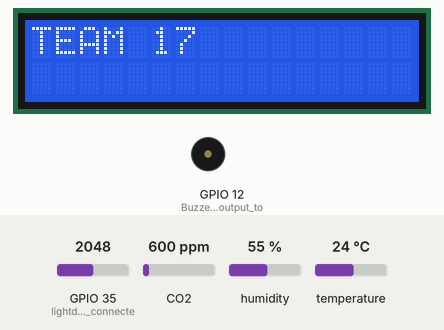
Bench run of a sketch on a simulated ESP32. On the bench: 16×2 character LCD, buzzer (waves = sounding, pin HIGH). The inputs (shaded band) are chosen by the test bench; at power-on: temperature 24 °C, humidity 55 %, GPIO 35 (lightdiode_bpw34_connecte) = 2048, CO2 600 ppm. WiFi joins after 1.5 s; servers stay silent unless stated; what the sketch prints to the serial monitor is not drawn.

Above: at 3.7 s.
3.8 s: temperature set to 12 °C
At 11.4 s:
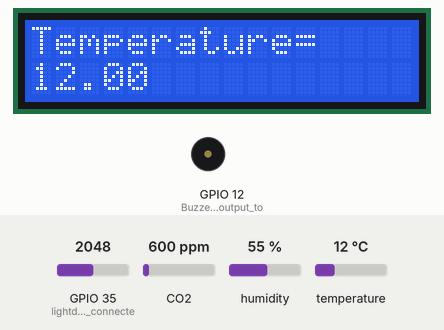
11.5 s: humidity set to 22 %
At 15.0 s:
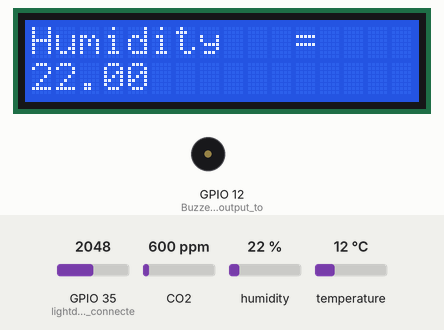
18.6 s: GPIO 35 (lightdiode_bpw34_connecte) set to 1960
At 21.3 s:
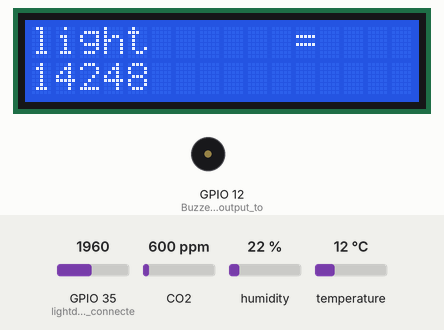
25.6 s: humidity set to 40 %
At 32.9 s:
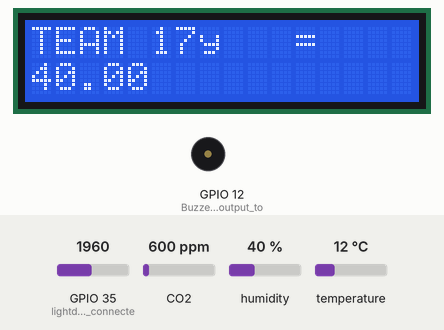
33.2 s: temperature set to 19 °C
At 41.1 s:
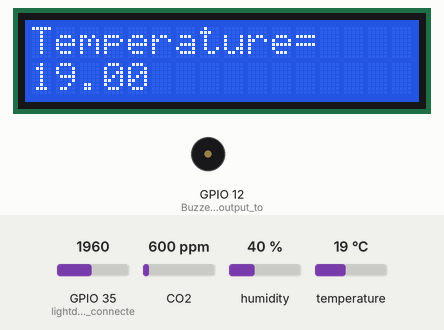
Timing chart, 0 to 41.9 s (numbered marks = the images above; inputs shaded):
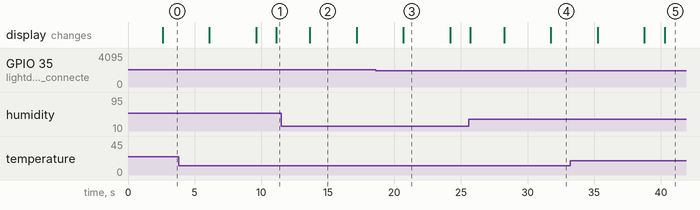

Measured:
- what the display in image 2 shows lasts 3.5 s, from 13.7 s to 17.2 s

The sketch:

WeatherScope.ino
```cpp
#include "MQ135.h"
#include "DHT.h"
#include <WiFi.h>
#include <Wire.h>
#include <LiquidCrystal_I2C.h>
#include <Adafruit_Sensor.h>
#include "ThingSpeak.h"

/*Initializing variables to be used to read from the sesnors*/
int air_quality;
float Temperature;
float Humidity;

/*Defining SSID and Password to connect to the WIFI Network*/
const char* ssid     = "1237";
const char* password = "OuR00m@1237";
WiFiServer server(80); // Set web server port number to 80
WiFiClient client;

//-----ThingSpeak channel details
unsigned long myChannelNumber = 1; //Channel Number
const char * myWriteAPIKey = "0OTS166T048W4COX"; // Channel API Keys

/*pin used for the lcd module display*/
#define SDAPin 21
#define SCLPin 22
// set LCD address, number of columns and rows
LiquidCrystal_I2C lcd(0x27, 16, 2);

/*defining to initialize the DHT-22 sensor*/
#define DHTTYPE DHT11   // DHT 11
uint8_t DHTPin = 4; // Pin used for DHT Sensor
DHT dht(DHTPin, DHTTYPE); // Initialize DHT sensor.
long light = 0;

void setup() {
  delay(1000);
  Serial.begin(115200);
  pinMode(12, OUTPUT);          //Buzzer will be output to ESP32
  pinMode(34, INPUT);           //Gas sensor will be an input to the ESP32
  pinMode(35,INPUT);            //lightdiode bpw34 connected to pin 35
  pinMode(DHTPin, INPUT);       //Reads Input from DHTPin 4
  Serial.print("Connecting to ");//connects esp32 to wifi and displays connection status and network IP address in serial monitor
  Serial.println(ssid);
  WiFi.begin(ssid, password);
  ThingSpeak.begin(client); // Initialize ThingSpeak
  while (WiFi.status() != WL_CONNECTED) {
    delay(500);
    Serial.print(".");
  }
  Serial.println("");
  Serial.println("WiFi connected..!");

  lcd.init();        //initialize LCD
  lcd.backlight();   // turn on LCD backlight
  dht.begin();       //Initialize DHT

/*The following code is used to schedule the different tasks by setting different priorities; higher priority number means higher priority*/
/*The following is the algorithm for the FreeRTOS Prioritized Preemptive Scheduling with Time Slicing*/
/*Uses Round-Robin scheduling for tasks in the same priority; 8 total tasks to schedule*/
/*Function xTaskCreatePinnedToCore creates a new task with a specified affinity; similar to xTaskCreate, but allows setting the task affinity in SMP system*/
  xTaskCreatePinnedToCore(
    ReadTempHumid,        /*Function that is called*/
    "Sensors",            /*Name of the task*/
    10000,                /* Stack size (bytes)*/
    NULL,                 /*Parameter to pass*/
    3,                    /*Set task priority*/
    NULL,                 /*The task handle*/
    1                     /*The core of the ESP32 that is running*/
    );
  xTaskCreatePinnedToCore(ReadLight,"Light",10000,NULL,3,NULL,1);
  xTaskCreatePinnedToCore(Air_Quality,"Lux",10000,NULL,2,NULL,1);
  xTaskCreatePinnedToCore(LCD,"LCD",10000,NULL,1,NULL,1);
  /*Idle task is given a priority '0'*/
  xTaskCreatePinnedToCore(WIFI_Display,"Website",10000,NULL,0,NULL,1);
}

/*adding the first task for the scheduler; first task is to read the DHT-22 sensor values*/
void ReadTempHumid(void * pvParameters){
  /*infinite loop*/
  for(;;){
    Serial.println("Reading the DHT Sensor: "); /*debugging purposes that checks if task is running by displaying onto serial monitor*/
    /*writing the function to read the values from the sensor*/
    Humidity = dht.readHumidity();
    Temperature = dht.readTemperature();
    delay(1000);
    Serial.println("Temp: ");
    Serial.println(Temperature);
    Serial.println("Humid: ");
    Serial.println(Humidity);
    /*adding delay to pause the task so that the scheduler can run other tasks*/
    vTaskDelay(2000);
  }
}

/*adding the second task for the scheduler; Second task is to read the Values from Photodiode i.e LUX*/
void ReadLight(void * pvParameters){
  for(;;){
    Serial.println("Task of Reading The Photodiode"); /*debugging purposes that checks if task is running by displaying onto serial monitor*/
    /*To read the values from the photodiode*/
    /*Based on the photodiode BPW34 datasheet, the following calculations are used to get the voltage value that will be used to get the lux units*/
    light += analogRead(35);
    int SensorValue = analogRead(35);
    delay(1000);
    Serial.println("Light: ");
    Serial.println(SensorValue);

    /*adding delay to pause the task so that the scheduler can run other tasks*/
    vTaskDelay(2000);

  }
}

/*This task gives indication through Buzeer if PPM levls go high*/
void Air_Quality (void * pvParameters){
  for(;;){
    MQ135 gasSensor = MQ135(34);
    float air_quality = gasSensor.getPPM()*1/100;
    if (air_quality >= 2000){
    digitalWrite(12, HIGH);   //Buzzer is ON
    delay(1000);
    }
    if (air_quality < 2000){
    digitalWrite(12, LOW);     //Buzzer is OFF
    delay(1000);
    }
    Serial.print(air_quality);
    Serial.println(" PPM");
    /*adding delay to pause the task so that the scheduler can run other tasks*/
    vTaskDelay(2000);
  }
}

/*Output the sensor values into the LCD module*/
void LCD(void * pvParameters){
  /*infinite loop*/
  for(;;){
  // set cursor to first column, first row
  //Display Light on LCD
  lcd.setCursor(0, 0);
  lcd.print("TEAM 17");
  delay(3500);
  //Display Light on LCD
  lcd.setCursor(0, 0);
  lcd.print("light      =");
  lcd.setCursor(0, 1);
  lcd.print(light);
  delay(3500);
  //Display air quality on LCD
  lcd.setCursor(0, 0);
  lcd.print("Air Quality=");
  lcd.setCursor(0, 1);
  lcd.print(air_quality);
  delay(1500);
  //Display Temperature on LCD
  lcd.setCursor(0, 0);
  lcd.print("Temperature=");
  lcd.setCursor(0, 1);
  lcd.print(Temperature);
  delay(2500);
  //Display Humidity on LCD
  lcd.setCursor(0, 0);
  lcd.print("Humidity   =");
  lcd.setCursor(0, 1);
  lcd.print(Humidity);
  delay(3500);
  }
vTaskDelay(1000);
}

/*This Task sends data to Thingspeak*/
/*Allows us to write values to cloud*/
void WIFI_Display(void * pvParameters){
  for(;;){
    Serial.println("Task of website");
    ThingSpeak.setField(2, Humidity);
    ThingSpeak.setField(1, Temperature);
    ThingSpeak.setField(3, light);
    ThingSpeak.setField(4, air_quality);
    int x = ThingSpeak.writeFields(myChannelNumber,myWriteAPIKey);
    if(x == 200){
      Serial.println("Channel update successful.");
      }
  vTaskDelay(1000);
  }
}
void loop() {
/*
  Serial.print(F("Humidity: "));
  Serial.print(h);
  Serial.print(F("%  Temperature: "));
  Serial.print(t);
  Serial.print(F("°C "));

  Serial.print(f);
  Serial.print(F("°F  Heat index: "));
  Serial.print(hic);
  Serial.print(F("°C "));
  Serial.print(hif);
  Serial.println(F("°F"));

  Serial.print(F("  Light Intensity : "));
  Serial.print(l);
  Serial.println(l1);

*/
vTaskDelay(1000);
}
```
